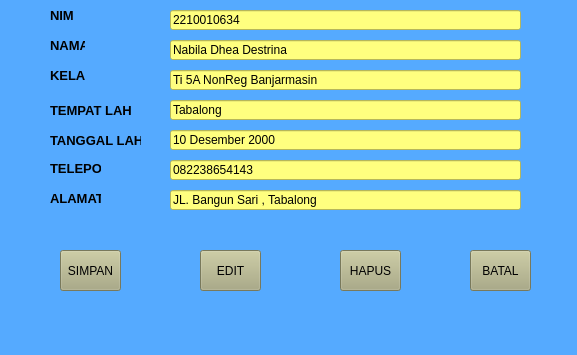
<?xml version="1.0" encoding="UTF-8"?>
<ui version="4.0">
 <class>MainWindow</class>
 <widget class="QMainWindow" name="MainWindow">
  <property name="geometry">
   <rect>
    <x>0</x>
    <y>0</y>
    <width>577</width>
    <height>355</height>
   </rect>
  </property>
  <property name="windowTitle">
   <string>MainWindow</string>
  </property>
  <property name="styleSheet">
   <string notr="true">background-color: rgb(85, 170, 255);</string>
  </property>
  <widget class="QWidget" name="centralwidget">
   <widget class="QLabel" name="label">
    <property name="geometry">
     <rect>
      <x>50</x>
      <y>10</y>
      <width>35</width>
      <height>10</height>
     </rect>
    </property>
    <property name="font">
     <font>
      <pointsize>10</pointsize>
      <weight>75</weight>
      <bold>true</bold>
     </font>
    </property>
    <property name="text">
     <string>NIM</string>
    </property>
   </widget>
   <widget class="QLabel" name="label_2">
    <property name="geometry">
     <rect>
      <x>50</x>
      <y>40</y>
      <width>35</width>
      <height>10</height>
     </rect>
    </property>
    <property name="font">
     <font>
      <pointsize>10</pointsize>
      <weight>75</weight>
      <bold>true</bold>
     </font>
    </property>
    <property name="text">
     <string>NAMA</string>
    </property>
   </widget>
   <widget class="QLabel" name="label_3">
    <property name="geometry">
     <rect>
      <x>50</x>
      <y>70</y>
      <width>35</width>
      <height>10</height>
     </rect>
    </property>
    <property name="font">
     <font>
      <pointsize>10</pointsize>
      <weight>75</weight>
      <bold>true</bold>
     </font>
    </property>
    <property name="text">
     <string>KELAS</string>
    </property>
   </widget>
   <widget class="QLabel" name="label_4">
    <property name="geometry">
     <rect>
      <x>50</x>
      <y>100</y>
      <width>81</width>
      <height>20</height>
     </rect>
    </property>
    <property name="font">
     <font>
      <pointsize>10</pointsize>
      <weight>75</weight>
      <bold>true</bold>
     </font>
    </property>
    <property name="text">
     <string>TEMPAT LAHIR</string>
    </property>
   </widget>
   <widget class="QLabel" name="label_5">
    <property name="geometry">
     <rect>
      <x>50</x>
      <y>130</y>
      <width>91</width>
      <height>20</height>
     </rect>
    </property>
    <property name="font">
     <font>
      <pointsize>10</pointsize>
      <weight>75</weight>
      <bold>true</bold>
     </font>
    </property>
    <property name="text">
     <string>TANGGAL LAHIR</string>
    </property>
   </widget>
   <widget class="QLabel" name="label_6">
    <property name="geometry">
     <rect>
      <x>50</x>
      <y>160</y>
      <width>51</width>
      <height>16</height>
     </rect>
    </property>
    <property name="font">
     <font>
      <pointsize>10</pointsize>
      <weight>75</weight>
      <bold>true</bold>
     </font>
    </property>
    <property name="text">
     <string>TELEPON</string>
    </property>
   </widget>
   <widget class="QLabel" name="label_7">
    <property name="geometry">
     <rect>
      <x>50</x>
      <y>190</y>
      <width>51</width>
      <height>16</height>
     </rect>
    </property>
    <property name="font">
     <font>
      <pointsize>10</pointsize>
      <weight>75</weight>
      <bold>true</bold>
     </font>
    </property>
    <property name="text">
     <string>ALAMAT</string>
    </property>
   </widget>
   <widget class="QLineEdit" name="lineEdit">
    <property name="geometry">
     <rect>
      <x>170</x>
      <y>10</y>
      <width>351</width>
      <height>20</height>
     </rect>
    </property>
    <property name="styleSheet">
     <string notr="true">background-color: rgb(255, 255, 127);</string>
    </property>
    <property name="text">
     <string>2210010634</string>
    </property>
   </widget>
   <widget class="QLineEdit" name="lineEdit_2">
    <property name="geometry">
     <rect>
      <x>170</x>
      <y>40</y>
      <width>351</width>
      <height>20</height>
     </rect>
    </property>
    <property name="styleSheet">
     <string notr="true">background-color: rgb(255, 255, 127);</string>
    </property>
    <property name="text">
     <string>Nabila Dhea Destrina</string>
    </property>
   </widget>
   <widget class="QLineEdit" name="lineEdit_3">
    <property name="geometry">
     <rect>
      <x>170</x>
      <y>70</y>
      <width>351</width>
      <height>20</height>
     </rect>
    </property>
    <property name="styleSheet">
     <string notr="true">background-color: rgb(255, 255, 127);</string>
    </property>
    <property name="text">
     <string>Ti 5A NonReg Banjarmasin</string>
    </property>
   </widget>
   <widget class="QLineEdit" name="lineEdit_4">
    <property name="geometry">
     <rect>
      <x>170</x>
      <y>100</y>
      <width>351</width>
      <height>20</height>
     </rect>
    </property>
    <property name="styleSheet">
     <string notr="true">background-color: rgb(255, 255, 127);</string>
    </property>
    <property name="text">
     <string>Tabalong</string>
    </property>
   </widget>
   <widget class="QLineEdit" name="lineEdit_5">
    <property name="geometry">
     <rect>
      <x>170</x>
      <y>130</y>
      <width>351</width>
      <height>20</height>
     </rect>
    </property>
    <property name="styleSheet">
     <string notr="true">background-color: rgb(255, 255, 127);</string>
    </property>
    <property name="text">
     <string>10 Desember 2000</string>
    </property>
   </widget>
   <widget class="QLineEdit" name="lineEdit_6">
    <property name="geometry">
     <rect>
      <x>170</x>
      <y>160</y>
      <width>351</width>
      <height>20</height>
     </rect>
    </property>
    <property name="styleSheet">
     <string notr="true">background-color: rgb(255, 255, 127);</string>
    </property>
    <property name="text">
     <string>082238654143</string>
    </property>
   </widget>
   <widget class="QLineEdit" name="lineEdit_7">
    <property name="geometry">
     <rect>
      <x>170</x>
      <y>190</y>
      <width>351</width>
      <height>20</height>
     </rect>
    </property>
    <property name="styleSheet">
     <string notr="true">background-color: rgb(255, 255, 127);</string>
    </property>
    <property name="text">
     <string>JL. Bangun Sari , Tabalong</string>
    </property>
   </widget>
   <widget class="QPushButton" name="pushButton">
    <property name="geometry">
     <rect>
      <x>60</x>
      <y>250</y>
      <width>61</width>
      <height>41</height>
     </rect>
    </property>
    <property name="styleSheet">
     <string notr="true">background-color: rgb(170, 170, 127);</string>
    </property>
    <property name="text">
     <string>SIMPAN</string>
    </property>
   </widget>
   <widget class="QPushButton" name="pushButton_2">
    <property name="geometry">
     <rect>
      <x>200</x>
      <y>250</y>
      <width>61</width>
      <height>41</height>
     </rect>
    </property>
    <property name="styleSheet">
     <string notr="true">background-color: rgb(170, 170, 127);</string>
    </property>
    <property name="text">
     <string>EDIT</string>
    </property>
   </widget>
   <widget class="QPushButton" name="pushButton_3">
    <property name="geometry">
     <rect>
      <x>340</x>
      <y>250</y>
      <width>61</width>
      <height>41</height>
     </rect>
    </property>
    <property name="styleSheet">
     <string notr="true">background-color: rgb(170, 170, 127);</string>
    </property>
    <property name="text">
     <string>HAPUS</string>
    </property>
   </widget>
   <widget class="QPushButton" name="pushButton_4">
    <property name="geometry">
     <rect>
      <x>470</x>
      <y>250</y>
      <width>61</width>
      <height>41</height>
     </rect>
    </property>
    <property name="styleSheet">
     <string notr="true">background-color: rgb(170, 170, 127);</string>
    </property>
    <property name="text">
     <string>BATAL</string>
    </property>
   </widget>
  </widget>
  <widget class="QMenuBar" name="menubar">
   <property name="geometry">
    <rect>
     <x>0</x>
     <y>0</y>
     <width>577</width>
     <height>18</height>
    </rect>
   </property>
  </widget>
  <widget class="QStatusBar" name="statusbar"/>
 </widget>
 <resources/>
 <connections/>
</ui>
